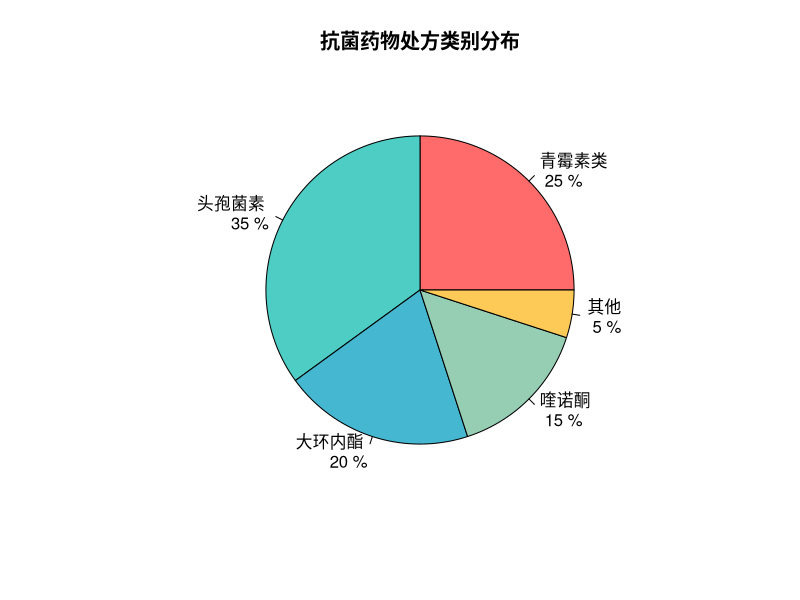
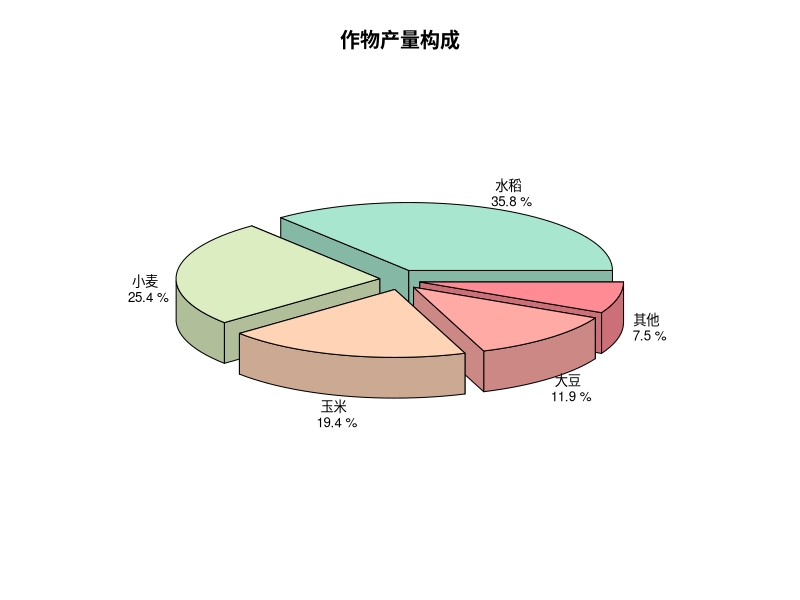
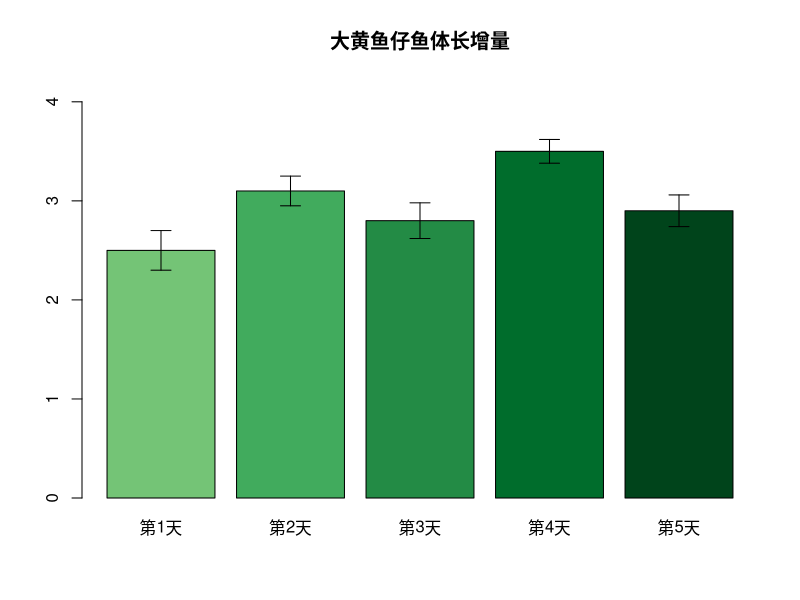
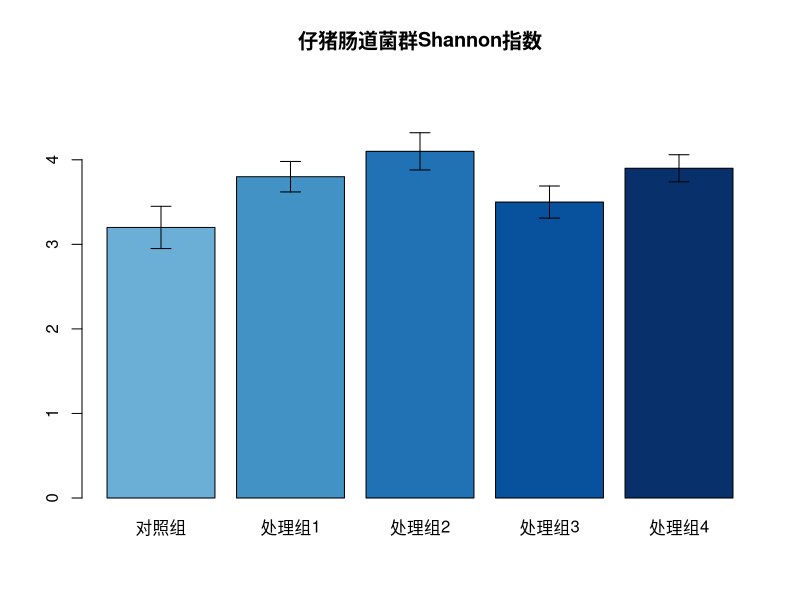
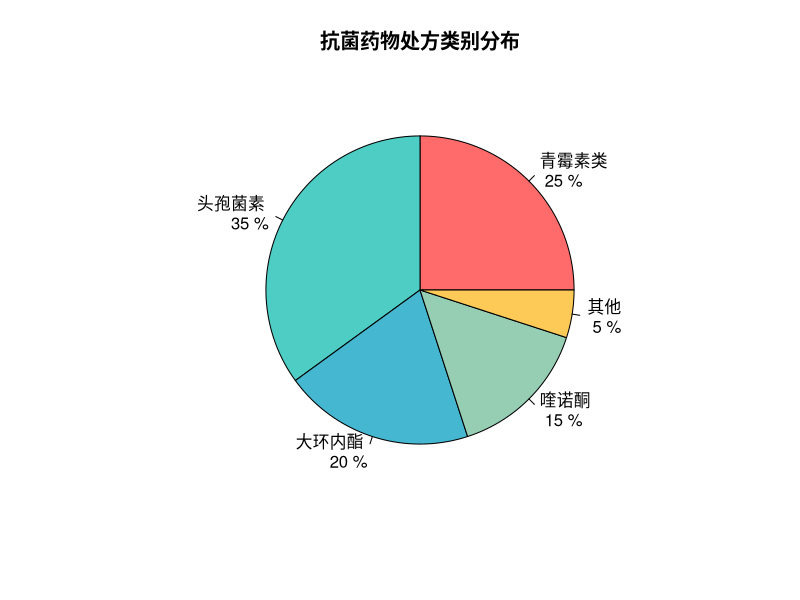
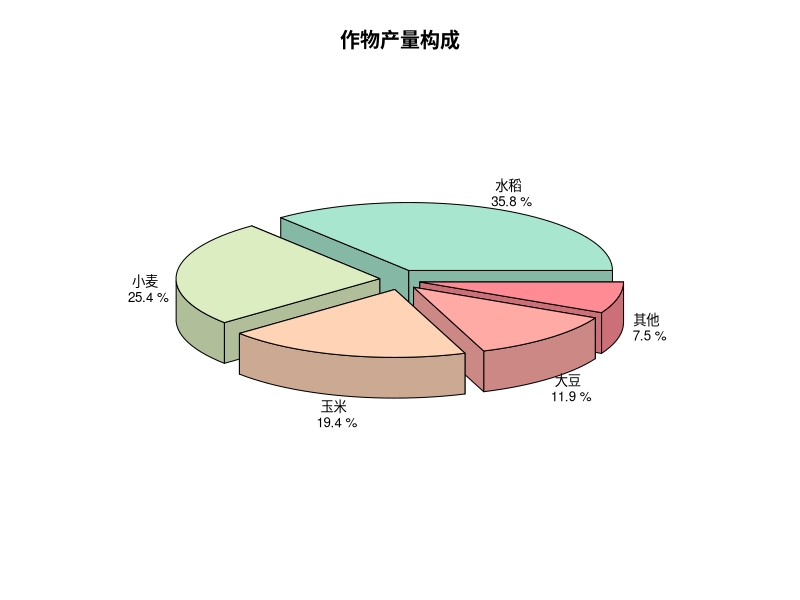
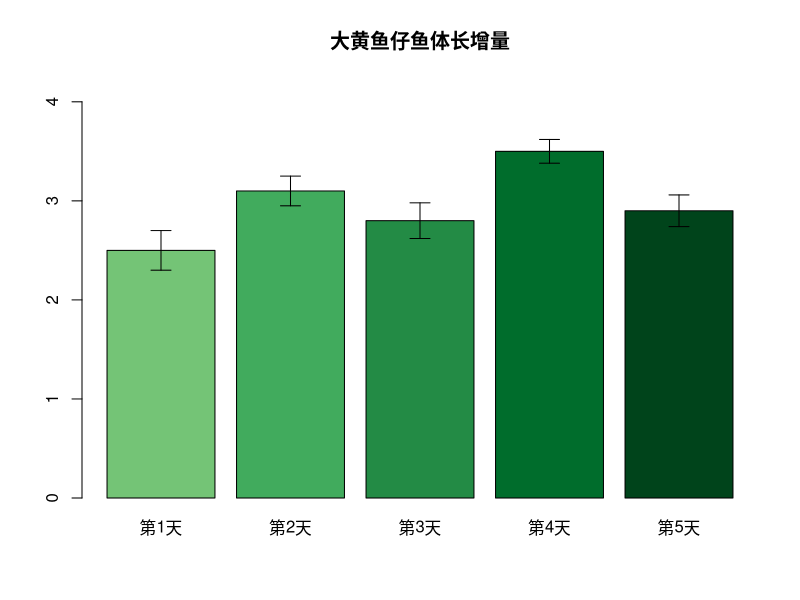
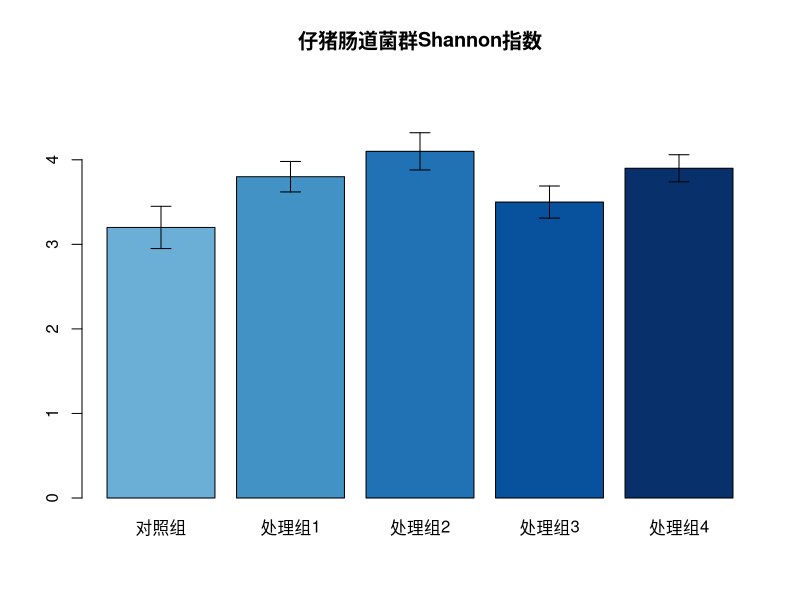

Generate these figures, in order, with R:
# 实战1 数据可视化 - 饼图和条形图
# 功能：绘制2D/3D饼图和条形图，包含误差棒等高级设置

# 创建输出文件夹
output_dir <- "s7_a1"
if (!dir.exists(output_dir)) {
  dir.create(output_dir, recursive = TRUE)
  cat("创建文件夹:", output_dir, "\n")
}

# 加载必要的包
library(plotrix)  # 用于绘制3D饼图

# 函数：绘制2D饼图
# 输入：data - 数据向量，labels - 标签向量，colors - 颜色向量，title - 图表标题
# 输出：无返回值，直接绘制图形
plot_2d_pie <- function(data, labels, colors = NULL, title = "2D饼图") {
  if (is.null(colors)) {
    colors <- rainbow(length(data))
  }
  
  # 计算百分比
  percentages <- round(data / sum(data) * 100, 1)
  labels_with_percent <- paste(labels, "\n", percentages, "%")
  
  # 绘制2D饼图
  pie(data, 
      labels = labels_with_percent,
      col = colors,
      main = title)
}

# 函数：绘制3D饼图
# 输入：data - 数据向量，labels - 标签向量，colors - 颜色向量，title - 图表标题，explode - 炸开效果
# 输出：无返回值，直接绘制图形
plot_3d_pie <- function(data, labels, colors = NULL, title = "3D饼图", explode = 0.1) {
  if (is.null(colors)) {
    colors <- rainbow(length(data))
  }
  
  # 计算百分比
  percentages <- round(data / sum(data) * 100, 1)
  labels_with_percent <- paste(labels, "\n", percentages, "%")
  
  # 绘制3D饼图
  pie3D(data, 
        labels = labels_with_percent,
        col = colors,
        main = title,
        explode = explode,
        labelcex = 0.8)
}

# 函数：绘制条形图（含误差棒）
# 输入：data - 数据向量或矩阵，errors - 误差向量，colors - 颜色向量，title - 图表标题
# 输出：无返回值，直接绘制图形
plot_bar_with_error <- function(data, errors = NULL, colors = NULL, title = "条形图") {
  if (is.null(colors)) {
    colors <- rainbow(length(data))
  }
  
  # 绘制条形图
  bar_positions <- barplot(data, 
                          col = colors,
                          main = title,
                          ylim = c(0, max(data) * 1.2),
                          names.arg = names(data))
  
  # 添加误差棒（如果提供）
  if (!is.null(errors)) {
    arrows(bar_positions, data - errors, 
           bar_positions, data + errors, 
           angle = 90, code = 3, length = 0.1)
  }
}

# 示例1：抗菌药物处方类别饼图
cat("示例1：抗菌药物处方类别饼图\n")
prescription_data <- c(25, 35, 20, 15, 5)
prescription_labels <- c("青霉素类", "头孢菌素", "大环内酯", "喹诺酮", "其他")
prescription_colors <- c("#FF6B6B", "#4ECDC4", "#45B7D1", "#96CEB4", "#FECA57")

# 绘制2D饼图
plot_2d_pie(prescription_data, prescription_labels, prescription_colors, 
            "抗菌药物处方类别分布")

# 保存为PNG文件
png(file.path(output_dir, "drug_prescription_pie.png"), width = 800, height = 600)
plot_2d_pie(prescription_data, prescription_labels, prescription_colors, 
            "抗菌药物处方类别分布")
dev.off()

# 示例2：作物产量3D饼图
cat("示例2：作物产量3D饼图\n")
crop_yield_data <- c(120, 85, 65, 40, 25)
crop_yield_labels <- c("水稻", "小麦", "玉米", "大豆", "其他")
crop_yield_colors <- c("#A8E6CF", "#DCEDC1", "#FFD3B6", "#FFAAA5", "#FF8B94")

# 绘制3D饼图
plot_3d_pie(crop_yield_data, crop_yield_labels, crop_yield_colors, 
            "作物产量构成", explode = 0.1)

# 保存为PDF文件
pdf(file.path(output_dir, "crop_yield_pie3d.pdf"), width = 8, height = 6)
plot_3d_pie(crop_yield_data, crop_yield_labels, crop_yield_colors, 
            "作物产量构成", explode = 0.1)
dev.off()

# 示例3：大黄鱼仔鱼体长增量条形图
cat("示例3：大黄鱼仔鱼体长增量条形图\n")
fish_length_data <- c(2.5, 3.1, 2.8, 3.5, 2.9)
names(fish_length_data) <- c("第1天", "第2天", "第3天", "第4天", "第5天")
fish_length_errors <- c(0.2, 0.15, 0.18, 0.12, 0.16)

# 绘制条形图（含误差棒）
plot_bar_with_error(fish_length_data, fish_length_errors, 
                    colors = c("#74C476", "#41AB5D", "#238B45", "#006D2C", "#00441B"),
                    title = "大黄鱼仔鱼体长增量")

# 保存为PNG文件
png(file.path(output_dir, "fish_length_increase_bar.png"), width = 800, height = 600)
plot_bar_with_error(fish_length_data, fish_length_errors, 
                    colors = c("#74C476", "#41AB5D", "#238B45", "#006D2C", "#00441B"),
                    title = "大黄鱼仔鱼体长增量")
dev.off()

# 示例4：仔猪肠道菌群Shannon指数条形图
cat("示例4：仔猪肠道菌群Shannon指数条形图\n")
shannon_data <- c(3.2, 3.8, 4.1, 3.5, 3.9)
names(shannon_data) <- c("对照组", "处理组1", "处理组2", "处理组3", "处理组4")
shannon_errors <- c(0.25, 0.18, 0.22, 0.19, 0.16)

# 绘制条形图（含误差棒）
plot_bar_with_error(shannon_data, shannon_errors, 
                    colors = c("#6BAED6", "#4292C6", "#2171B5", "#08519C", "#08306B"),
                    title = "仔猪肠道菌群Shannon指数")

# 保存为PDF文件
pdf(file.path(output_dir, "pig_shannon_bar_error.pdf"), width = 8, height = 6)
plot_bar_with_error(shannon_data, shannon_errors, 
                    colors = c("#6BAED6", "#4292C6", "#2171B5", "#08519C", "#08306B"),
                    title = "仔猪肠道菌群Shannon指数")
dev.off()

cat("实战1数据可视化完成！所有图形已保存到文件夹:", output_dir, "\n")